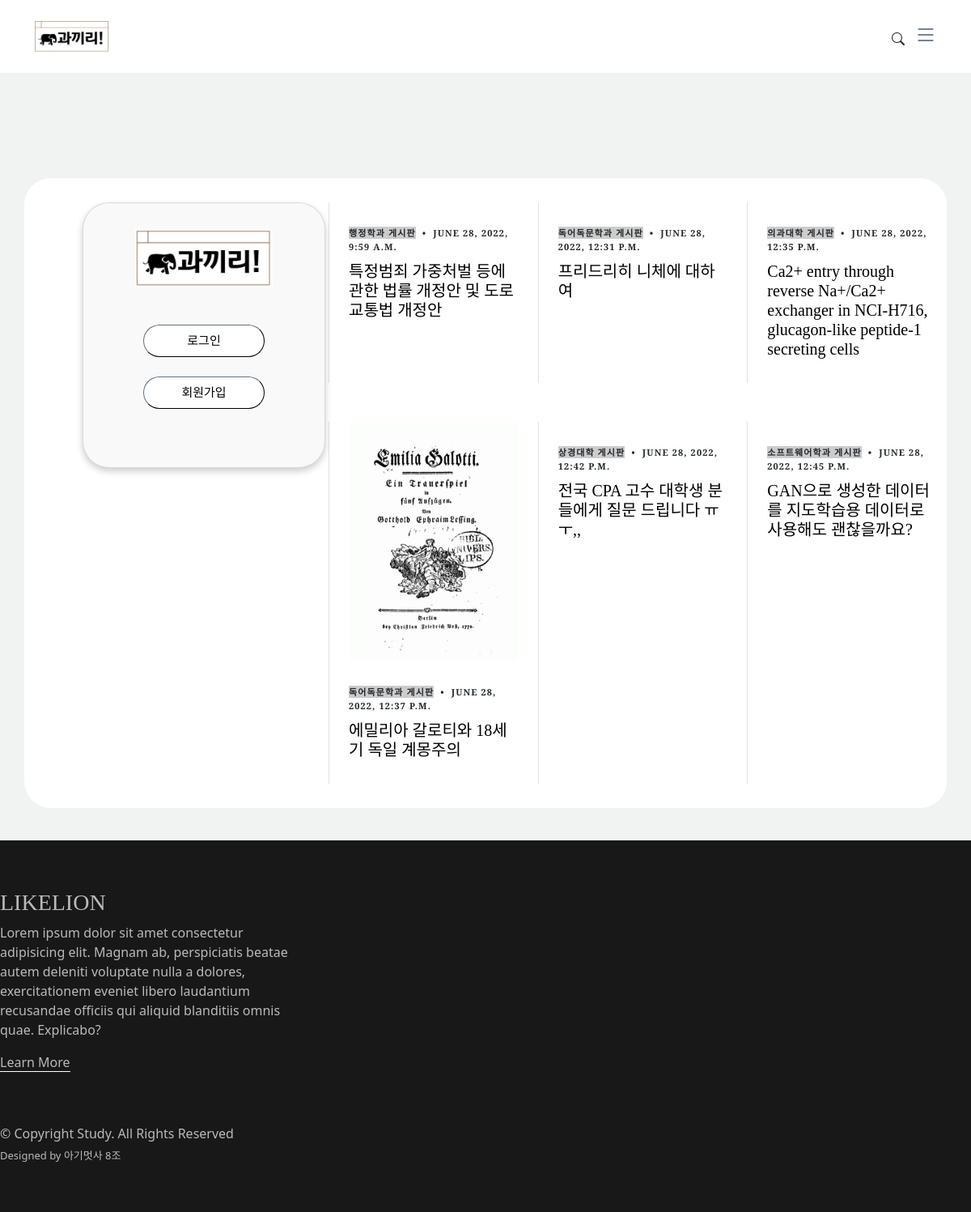
The page / on the database its author committed.
### MainApp/models.py (models this page shows, shortened)
class Blog(models.Model):
    title = models.CharField(max_length=200)
    body = models.TextField()
    category1 = models.CharField(max_length=100, null=True)
    category2 = models.CharField(max_length=100, null=True)
    photo = models.ImageField(blank=True, null=True, upload_to='blog_photo')
    date = models.DateTimeField(auto_now_add=True)
    user = models.ForeignKey(settings.AUTH_USER_MODEL, on_delete=models.SET_NULL, null=True)

### MainApp/views.py (the view)
# urls.py: path('', views.home, name ='home'),
def home(request):
    posts=Blog.objects.all()
    fields=CategoryTree.objects.all()
    if request.user.is_authenticated:
        info=Individual_info()
        info=Individual_info.objects.filter(user=request.user)
        return render(request, 'index.html',{'fields':fields,'posts':posts,'info':info})
    else:
        return render(request, 'index.html',{'fields':fields,'posts':posts,})

### MainApp/templates/index.html (shortened to what this page needs)
{% extends 'base.html' %}
{% load static %}
{% block content %}
  <main id="main">
    <section id="posts" class="posts">
      <div class="container" data-aos="fade-up">
        <div class="row g-5">
          <div class="col-lg-4">
            <div>
              <div class="post-entry-1 lg">
                <div class="profile"> <div class="card p-4">
                  <div class=" image d-flex flex-column justify-content-center align-items-center">
                    {% if user.is_authenticated %}
                    <button class="btn btn-secondary"> <img class="profile_img" src='{% static "/img/Emblem.jpg" %}' height="100" width="100" /></button>
                    <ol style="padding-left: 0px;">
                      <span class="name mt-3">{{ user.username }}</span>
                      <span class="idd d-flex flex-row justify-content-center align-items-center gap-2" ><br>
                      {{user.university}}</br></span>
                      <div class="d-flex flex-row justify-content-center align-items-center gap-2">
                        <span class="idd1">{{user.major}}</span>
                        <span><i class="fa fa-copy"></i></span>
                      </div>
                      </ol>
                      <div class="d-flex flex-row justify-content-center align-items-center mt-3">
                        <span class="number">{{ info.posting_num }} <span class="follow">개의 포스팅</span></span>
                        <a href="{% url 'write' %}" class="write">
                        <img id="bigger" src='{% static "/img/pencil-square.svg" %}' alt="">
                        </a>
                      </div>
                      <ol style="padding-left: 0px;">
                        <div class=" d-flex mt-2"> <a href="{% url 'profilesettings' %}"><button class="btn1 btn-dark">프로필 수정</button></a> </div>
                      </ol>
                      <div class="text mt-3"></div>
                      </div>
                    </div>
                    {% else %}
                    <a href="{% url 'home' %}" class="logo align-items-center">
                      <img src='{% static "/img/과끼리로고.png" %}' alt="" style="width: 170px;">
                    </a>
                  <div class=" d-flex mt-2"> <a class="nav-link" href="{% url 'common:login' %}"><button class="btn1 btn-dark">로그인</button></a> </div>
                  <div class=" d-flex mt-2"> <a class="nav-link" href="{% url 'common:signup' %}"><button class="btn1 btn-dark">회원가입</button></a> </div>
                  <div class="gap-3 mt-3 icons d-flex flex-row justify-content-center align-items-center"> </div> </div> </div>
                {% endif %}
            </div>
            </div>
        </div>
      </div>
          <div class="col-lg-8">
            <div class="row g-5">
              {% for post in posts %}
              <div class="col-lg-4 border-start custom-border">
                <div class="post-entry-1">
                  <a href="{% url 'singlepost' post.id %}">
                    {% if post.photo %}
                    <img src="{{ post.photo.url }}"  alt="" class="img-fluid">
                    {% else %}
                    <img src="{% static '/img\elephant-icon-11586 (1).jpg' %}" alt="" class="img-fluid">
                    {% endif %}
                  </a>
                  <div class="post-meta"><span class="date">{{post.category2}} 게시판</span> <span class="mx-1">&bullet;</span> <span>{{post.date}}</span></div>
                  <h2><a href="{% url 'singlepost' %}">{{post.title}}</a></h2>
                </div>
              </div>
              {% endfor %}
            </div>
          </div>
        </div>
      </div>
    </section>
  </main>
{% endblock %}

### MainApp/templates/base.html (shortened to what this page needs)
{% load static %}
<!DOCTYPE html>
<html>
<head>
  <link href='{% static "/vendor/bootstrap/css/bootstrap.min.css" %}' rel="stylesheet">
  <link href='{% static "/vendor/bootstrap-icons/bootstrap-icons.css" %}' rel="stylesheet">
  <link href='{% static "/vendor/swiper/swiper-bundle.min.css" %}' rel="stylesheet">
  <link href='{% static "/vendor/glightbox/css/glightbox.min.css" %}' rel="stylesheet">
  <link href='{% static "/vendor/aos/aos.css" %}' rel="stylesheet">
  <link href='{% static "/css/variables.css" %}' rel="stylesheet">
  <link href='{% static "/css/main.css" %}' rel="stylesheet">
</head>
<body>
  <header id="header" class="header d-flex align-items-center fixed-top">
    <div class="container-fluid container-xl d-flex align-items-center justify-content-between">
      <a href="{% url 'home' %}" class="logo align-items-center">
        <img src='{% static "/img/과끼리로고.png" %}' alt="">
      </a>
      <div class="position-relative">
        <a href="#" class="mx-2 js-search-open"><span class="bi-search"></span></a>
        <i class="bi bi-list mobile-nav-toggle"></i>
      </div>
    </div>
  </header>
  {% block content %}
  {% endblock %}
  <footer id="footer" class="footer">
    <div class="footer-content">
      <div class="fcontainer">
        <div class="row g-5">
          <div class="col-lg-4">
            <h3 class="footer-heading"> LIKELION</h3>
            <p>Lorem ipsum dolor sit amet consectetur adipisicing elit. Magnam ab, perspiciatis beatae autem deleniti voluptate nulla a dolores, exercitationem eveniet libero laudantium recusandae officiis qui aliquid blanditiis omnis quae. Explicabo?</p>
            <p><a href="{% url 'about' %}" class="footer-link-more">Learn More</a></p>
          </div>
    <div class="footer-legal">
      <div>
        <div class="row justify-content-between">
          <div>
            <div class="copyright">
              © Copyright <strong><span>Study</span></strong>. All Rights Reserved
            </div>
            <div class="credits">
              Designed by 아기멋사 8조
            </div>
          </div>
        </div>
      </div>
    </div>
  </footer>
</body>
</html>

### MainApp/static/css/variables.css (style rules this page uses)
:root { --font-default: 'EB Garamond', system-ui, -apple-system, "Segoe UI", Roboto, "Helvetica Neue", Arial, "Noto Sans", "Liberation Sans", sans-serif, "Apple Color Emoji", "Segoe UI Emoji", "Segoe UI Symbol", "Noto Color Emoji"; --font-primary: 'EB Garamond', serif; --font-secondary: 'Inter', sans-serif; --color-default: #212529; --color-default-rgb: 33, 37, 41; --color-links: #212529; --color-links-hover: #15171a; --color-primary: #212529; --color-primary-light: #26282c; --color-primary-dark: #0b0c0e; --color-primary-rgb: 33, 37, 41; --color-primary-light-rgb: 38, 40, 44; --color-primary-dark-rgb: 11, 12, 14; --color-secondary: #596d80; --color-secondary-light: #8498aa; --color-secondary-dark: #404f5c; --color-secondary-rgb: 89, 109, 128; --color-secondary-light-rgb: 132, 152, 170; --color-secondary-dark-rgb: 64, 79, 92; --color-blue: #0d6efd; --color-blue-rgb: 13, 110, 253; --color-indigo: #6610f2; --color-indigo-rgb: 102, 16, 242; --color-purple: #6f42c1; --color-purple-rgb: 111, 66, 193; --color-pink: #f3268c; --color-pink-rgb: 243, 38, 140; --color-red: #df1529; --color-red-rgb: 223, 21, 4; --color-orange: #fd7e14; --color-orange-rgb: 253, 126, 20; --color-yellow: #ffc107; --color-yellow-rgb: 255, 193, 7; --color-green: #059652; --color-green-rgb: 5, 150, 82; --color-teal: #20c997; --color-teal-rgb: 32, 201, 151; --color-cyan: #0dcaf0; --color-cyan-rgb: 13, 202, 240; --color-white: #ffffff; --color-white-rgb: 255, 255, 255; --color-gray: #6c757d; --color-gray-rgb: 108, 117, 125; --color-black: #000000; --color-black-rgb: 0, 0, 0; }
:root { --bs-blue: var(--color-blue); --bs-indigo: var(--color-indigo); --bs-purple: var(--color-purple); --bs-pink: var(--color-pink); --bs-red: var(--color-red); --bs-orange: var(--color-orange); --bs-yellow: var(--color-yellow); --bs-green: var(--color-green); --bs-teal: var(--color-teal); --bs-cyan: var(--color-cyan); --bs-white: var(--color-white); --bs-gray: var(--color-gray); --bs-gray-dark: #343a40; --bs-gray-100: #f8f9fa; --bs-gray-200: #e9ecef; --bs-gray-300: #dee2e6; --bs-gray-400: #ced4da; --bs-gray-500: #adb5bd; --bs-gray-600: #6c757d; --bs-gray-700: #495057; --bs-gray-800: #343a40; --bs-gray-900: #212529; --bs-primary: var(--color-blue); --bs-secondary: var(--color-blue); --bs-success: #198754; --bs-info: #0dcaf0; --bs-warning: #ffc107; --bs-danger: #dc3545; --bs-light: #f8f9fa; --bs-dark: #212529; --bs-primary-rgb: var(--color-primary-rgb); --bs-secondary-rgb: var(--color-secondary-rgb); --bs-success-rgb: 25, 135, 84; --bs-info-rgb: 13, 202, 240; --bs-warning-rgb: 255, 193, 7; --bs-danger-rgb: 220, 53, 69; --bs-light-rgb: 248, 249, 250; --bs-dark-rgb: 33, 37, 41; --bs-white-rgb: var(--color-white-rgb); --bs-black-rgb: var(--color-black-rgb); --bs-body-color-rgb: var(--color-default-rgb); --bs-body-bg-rgb: 255, 255, 255; --bs-font-sans-serif: var(--font-default); --bs-font-monospace: SFMono-Regular, Menlo, Monaco, Consolas, "Liberation Mono", "Courier New", monospace; --bs-gradient: linear-gradient(180deg, rgba(255, 255, 255, 0.15), rgba(255, 255, 255, 0)); --bs-body-font-family: var(--font-default); --bs-body-font-size: 1rem; --bs-body-font-weight: 400; --bs-body-line-height: 1.5; --bs-body-color: var(--color-default); --bs-body-bg: #fff; }

### rows shown on the page
Blog: category2 "행정학과", date "JUNE 28, 2022, 9:59 A.M.", title "특정범죄 가중처벌 등에 관한 법률 개정안 및 도로교통법 개정안"
Blog: category2 "독어독문학과", date "JUNE 28, 2022, 12:31 P.M.", title "프리드리히 니체에 대하여"
Blog: category2 "의과대학", date "JUNE 28, 2022, 12:35 P.M.", title "Ca2+ entry through reverse Na+/Ca2+ exchanger in NCI-H716, glucagon-like peptide-1 secreting cells"
Blog: photo (picture), category2 "독어독문학과", date "JUNE 28, 2022, 12:37 P.M.", title "에밀리아 갈로티와 18세기 독일 계몽주의"
Blog: category2 "상경대학", date "JUNE 28, 2022, 12:42 P.M.", title "전국 CPA 고수 대학생 분들에게 질문 드립니다 ㅠㅜ,,"
Blog: category2 "소프트웨어학과", date "JUNE 28, 2022, 12:45 P.M.", title "GAN으로 생성한 데이터를 지도학습용 데이터로 사용해도 괜찮을까요?"
